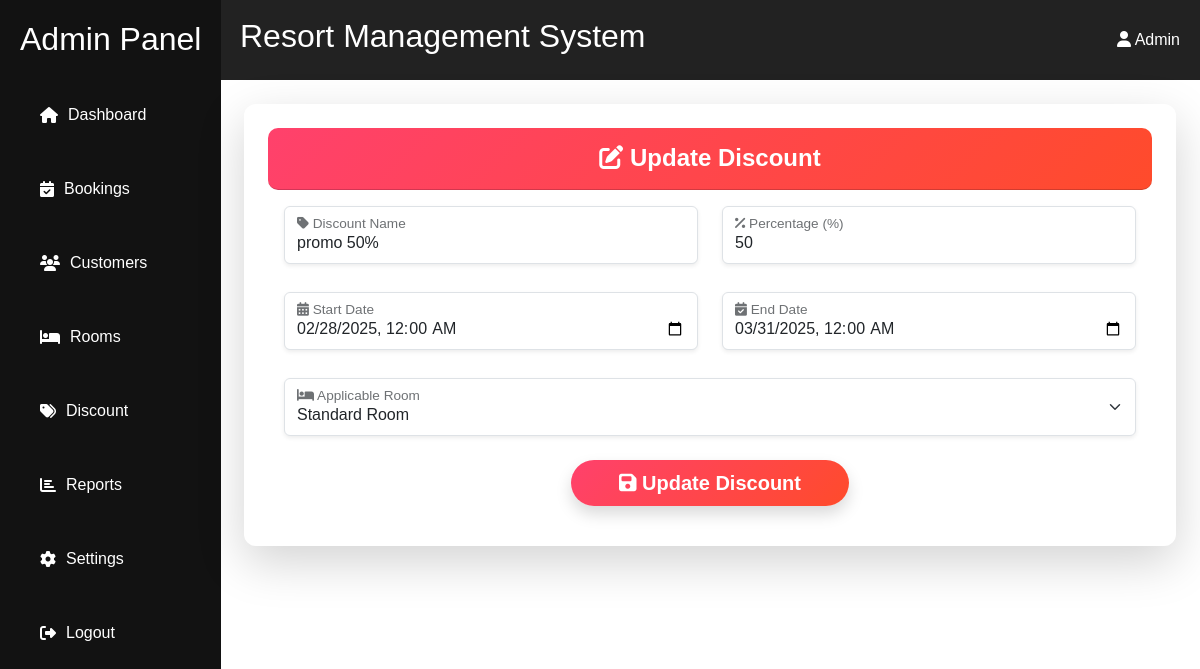
Page /admin/discount/edit.php?id=1 on the earlier database version.
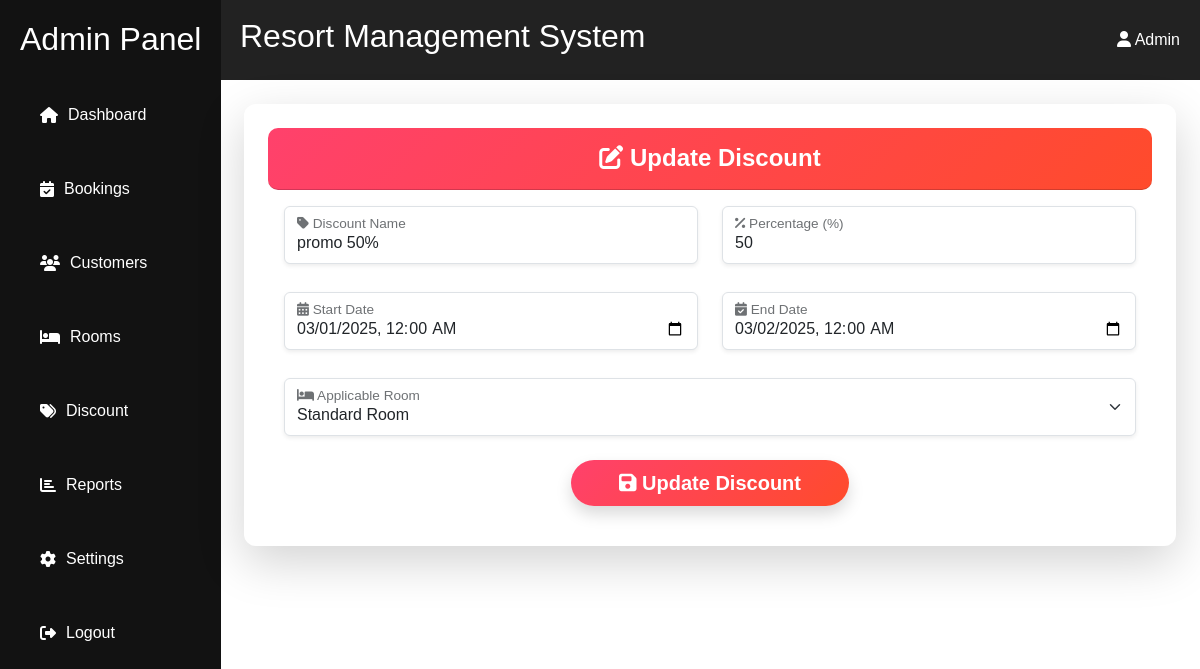
Same page on the later database version.
### tables this page shows
CREATE TABLE IF NOT EXISTS `discount` (
  `discount_id` int(11) NOT NULL AUTO_INCREMENT,
  `discount_name` varchar(50) NOT NULL,
  `discount_percentage` int(11) NOT NULL,
  `discount_start` date NOT NULL,
  `discount_end` date NOT NULL,
  `discount_status` enum('activate','deactivate') NOT NULL,
  `applicable_room` enum('premium','deluxe','standard') NOT NULL,
  `created_at` datetime NOT NULL DEFAULT current_timestamp(),
  `updated_at` datetime NOT NULL DEFAULT current_timestamp(),
  PRIMARY KEY (`discount_id`)
);

### admin/discount/edit.php (the view, shortened to what this page needs)
<?php
include('../../resources/database/config.php');
$discount_id = $_GET['id'];
$sql = "SELECT * FROM discount WHERE discount_id = ?";
$stmt = mysqli_prepare($conn, $sql);
mysqli_stmt_bind_param($stmt, "i", $discount_id);
mysqli_stmt_execute($stmt);
$result = mysqli_stmt_get_result($stmt);
$row = mysqli_fetch_assoc($result);
?>
<div class="content p-4">
    <div class="card border-0 shadow-lg p-4" style="background: rgba(255, 255, 255, 0.1); backdrop-filter: blur(10px); border-radius: 12px;">
        <div class="card-header text-white text-center p-3" style="background: linear-gradient(135deg, #ff416c, #ff4b2b); border-radius: 10px;">
            <h4 class="mb-0 fw-bold"><i class="fas fa-edit"></i> Update Discount</h4>
        </div>
        <div class="card-body">
            <form action="update.php" method="POST">
                <div class="row g-4">
                    <div class="col-md-6">
                        <div class="form-floating">
                            <input type="text" class="form-control shadow-sm" name="discount_name" value="<?= htmlspecialchars($row['discount_name']) ?>" required>
                            <label><i class="fas fa-tag"></i> Discount Name</label>
                        </div>
                    </div>
                    <div class="col-md-6">
                        <div class="form-floating">
                            <input type="number" class="form-control shadow-sm" name="percentage" min="1" max="100" value="<?= $row['discount_percentage'] ?>" required>
                            <label><i class="fas fa-percent"></i> Percentage (%)</label>
                        </div>
                    </div>
                </div>
                <div class="row g-4 mt-1">
                    <div class="col-md-6">
                        <div class="form-floating">
                            <input type="datetime-local" class="form-control shadow-sm" name="start_date"
                                   value="<?= date('Y-m-d\TH:i', strtotime($row['discount_start'])) ?>" required>
                            <label><i class="fas fa-calendar-alt"></i> Start Date</label>
                        </div>
                    </div>
                    <div class="col-md-6">
                        <div class="form-floating">
                            <input type="datetime-local" class="form-control shadow-sm" name="end_date"
                                   value="<?= date('Y-m-d\TH:i', strtotime($row['discount_end'])) ?>" required>
                            <label><i class="fas fa-calendar-check"></i> End Date</label>
                        </div>
                    </div>
                </div>
                <div class="row g-4 mt-1">
                    <div class="col-md-12">
                        <div class="form-floating">
                            <select class="form-select shadow-sm" name="applicable_room" required>
                                <option value="standard" <?= ($row['applicable_room'] == 'standard') ? 'selected' : '' ?>>Standard Room</option>
                            </select>
                            <label><i class="fas fa-bed"></i> Applicable Room</label>
                        </div>
                    </div>
                </div>
                <div class="text-center mt-4">
                    <button type="submit" name="update" class="btn btn-lg btn-gradient shadow fw-bold px-5 py-2" value="<?php echo $discount_id ?>">
                        <i class="fas fa-save"></i> Update Discount
                    </button>
                </div>
            </form>
        </div>
    </div>
</div>

Differences in the rows shown:
changed discount "promo 50%": start_date "02/28/2025 00:00" → "03/01/2025 00:00"; end_date "03/31/2025 00:00" → "03/02/2025 00:00"
